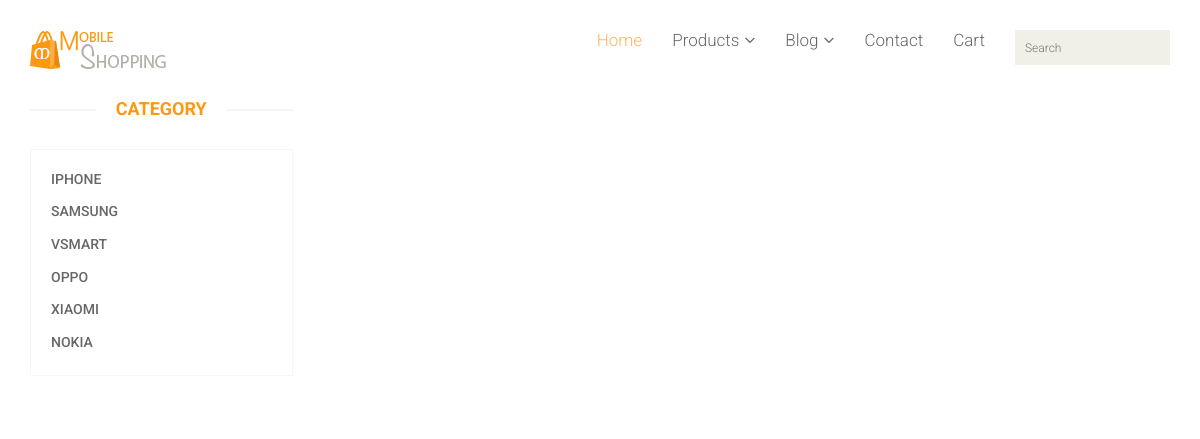
Screenshot of /cate.php?type=6 with the database file from the repository.
### tables this page shows
CREATE TABLE IF NOT EXISTS `manufactures` (
  `manu_id` int(11) NOT NULL AUTO_INCREMENT,
  `manu_name` varchar(100) NOT NULL,
  `manu_img` varchar(150) NOT NULL,
  PRIMARY KEY (`manu_id`)
);

### models/db.php (called while the page is built)
<?php
class Db
{
    public static $connection;
    public function __construct()
    {
    if (!self::$connection) {
        self::$connection = new mysqli(DB_HOST, DB_USER, DB_PASSWORD, DB_NAME, PORT);
        self::$connection->set_charset(DB_CHARSET);
        }
        return self::$connection;
    }
}

### models/manufacture.php (called while the page is built, shortened)
<?php
class Manufacture extends Db {
    function getAllManufactures() {
        $sql = self::$connection->prepare("SELECT * FROM manufactures");
        $sql->execute();
        $items = $sql->get_result()->fetch_all(MYSQLI_ASSOC);
        return $items;
    }
}

### layouts/layout_menu.php (the view, shortened to what this page needs)
<div class="header-bottom">
    <div class="container">
        <div class="row">
            <div class="col-md-12">
                <div class="navbar-header">
                    <div class="logo"> <a href="index.php"><img src="images/logo.png" alt="" /></a> </div>
                </div>
                <div class="mainmenu pull-right">
                    <ul class="nav navbar-nav collapse navbar-collapse">
                        <li><a href="index.html" class="active">Home</a></li>
                        <li class="dropdown"><a href="index.html">Products<i class="fa fa-angle-down"></i></a>
                        </li>
                        <li class="dropdown"><a href="#">Blog<i class="fa fa-angle-down"></i></a>
                        </li>
                        <li><a href="#">Contact</a></li>
                        <li><a href="cart.html?">Cart</a></li>
                    </ul>
                    <div class="search_box pull-right">
                        <form action="result.php" method="get">
                            <input type="text" placeholder="Search" name="key" />
                        </form>
                    </div>
                </div>
            </div>
        </div>
    </div>
</div>

### layouts/layout_category.php
<?php
    require "models/manufacture.php";
    $manufactures = new Manufacture;
    $all_manu = $manufactures->getAllManufactures();
?>
<div class="col-sm-3">
    <div class="left-sidebar">
        <h2>Category</h2>
        <div class="panel-group category-products" id="accordian">
            <?php foreach($all_manu as $key => $value) { ?>
                <div class="panel panel-default">
                    <div class="panel-heading">
                        <h4 class="panel-title"><a href="cate.php?manufacture=<?php echo $value['manu_id'] ?>"><?php echo $value['manu_name'] ?></a></h4>
                    </div>
                </div>
            <?php } ?>
        </div>
    </div>
</div>

### public/css/main.css (style rules this page uses)
body { font-family: 'Roboto', sans-serif; background:; position: relative; font-weight: 400px; }
ul li { list-style: none; }
a { -webkit-transition: 300ms; -moz-transition: 300ms; -o-transition: 300ms; transition: 300ms; }
h1, h2, h3, h4, h5, h6 { font-family: 'Roboto', sans-serif; }
.header-bottom { padding-bottom: 30px; padding-top: 30px; }
.navbar-collapse.collapse { padding-left: 0; }
.mainmenu ul li { padding-right: 15px; padding-left: 15px; }
.mainmenu ul li:first-child { padding-left: 0px; }
.mainmenu ul li a { color: #696763; font-family: 'Roboto', sans-serif; font-size: 17px; font-weight: 300; padding: 0; padding-bottom: 10px; }
.mainmenu ul li a:hover, .mainmenu ul li a.active, .shop-menu ul li a.active { background: none; color: #fdb45e; }
.search_box input { background: #F0F0E9; border: medium none; color: #B2B2B2; font-family: 'roboto'; font-size: 12px; font-weight: 300; height: 35px; outline: medium none; padding-left: 10px; width: 155px; background-image: url('../images/icon/searchicon.png'); background-repeat: no-repeat; background-position: 130px; }
.fa-angle-down { padding-left: 5px; }
.category-products { border: 1px solid #F7F7F0; margin-bottom: 35px; padding-bottom: 20px; padding-top: 15px; }
.left-sidebar h2, .brands_products h2 { color: #FE980F; font-family: 'Roboto', sans-serif; font-size: 18px; font-weight: 700; margin: 0 auto 30px; text-align: center; text-transform: uppercase; position: relative; z-index: 3; }
.left-sidebar h2:after, h2.title:after { content: " "; position: absolute; border: 1px solid #f5f5f5; bottom: 8px; left: 0; width: 100%; height: 0; z-index: -2; }
.left-sidebar h2:before { content: " "; position: absolute; background: #fff; bottom: -6px; width: 130px; height: 30px; z-index: -1; left: 50%; margin-left: -65px; }
.category-products .panel { background-color: #FFFFFF; border: 0px; border-radius: 0px; box-shadow: none; margin-bottom: 0px; }
.category-products .panel-default .panel-heading { background-color: #FFFFFF; border: 0 none; color: #FFFFFF; padding: 5px 20px; }
.category-products .panel-default .panel-heading .panel-title a { color: #696763; font-family: 'Roboto', sans-serif; font-size: 14px; text-decoration: none; text-transform: uppercase; }

### rows the page displays
manufactures: manu_name "IPHONE"
manufactures: manu_name "SAMSUNG"
manufactures: manu_name "VSMART"
manufactures: manu_name "OPPO"
manufactures: manu_name "XIAOMI"
manufactures: manu_name "NOKIA"
